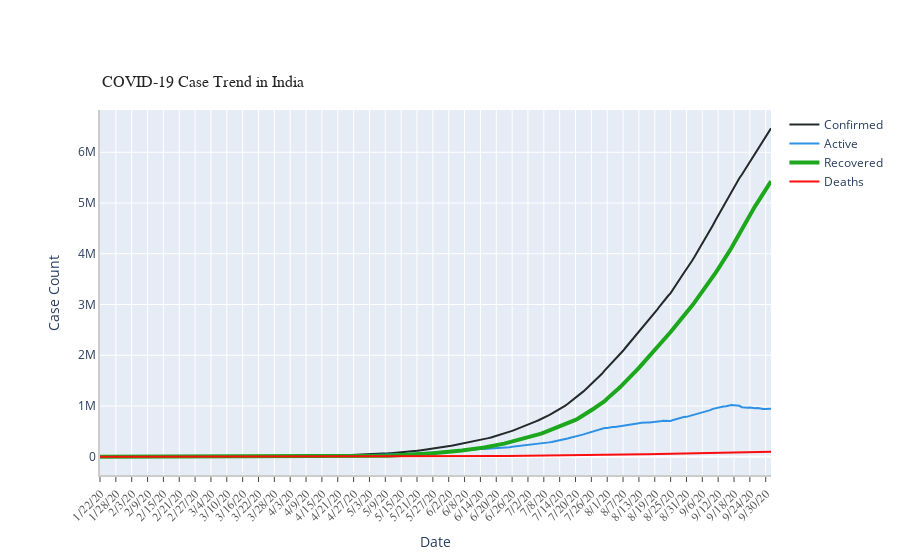

Notebook code for this chart:
### Code cell
ts_array = [confirmed_India_ts, active_India_ts, recovered_India_ts, deaths_India_ts]
labels = ['Confirmed', 'Active', 'Recovered', 'Deaths']
colors = [color_arr[5], color_arr[0], color_arr[2], color_arr[3]]
mode_size= [8, 8, 12, 8]
line_size= [2, 2, 4, 2]

fig_2= draw_plot(ts_array= ts_array,
                ts_label= labels,
                title="COVID-19 Case Trend in India",
                colors=colors, mode_size=mode_size,
                line_size=line_size,
                x_axis_title= "Date",
                y_axis_title= "Case Count",
                tickangle= 315,
                yaxis_type="",additional_annotations=[])
fig_2.show()

### Figure 1 — Plotly figure (JSON) as saved in the notebook; plotly's stock layout.template omitted (floating-point values rounded to 4 significant figures; data arrays with more than 128 entries replaced by an {"elided": "..."} marker saying what was removed)
{"data": [{"connectgaps": true, "line": {"color": "#222A2A", "width": 2}, "name": "Confirmed", "type": "scatter", "x": {"elided": "255 str values"}, "y": {"elided": "255 int values"}}, {"connectgaps": true, "line": {"color": "#2E91E5", "width": 2}, "name": "Active", "type": "scatter", "x": {"elided": "255 str values"}, "y": {"elided": "255 int values"}}, {"connectgaps": true, "line": {"color": "#1CA71C", "width": 4}, "name": "Recovered", "type": "scatter", "x": {"elided": "255 str values"}, "y": {"elided": "255 int values"}}, {"connectgaps": true, "line": {"color": "#FB0D0D", "width": 2}, "name": "Deaths", "type": "scatter", "x": {"elided": "255 str values"}, "y": {"elided": "255 int values"}}], "layout": {"annotations": [{"font": {"color": "rgb(37,37,37)", "family": "Ariel", "size": 16}, "showarrow": false, "text": "COVID-19 Case Trend in India", "x": 0, "xanchor": "left", "xref": "paper", "y": 1.05, "yanchor": "bottom", "yref": "paper"}], "autosize": true, "margin": {"autoexpand": true, "l": 100, "r": 20, "t": 110}, "showlegend": true, "xaxis": {"linecolor": "rgb(204,204,204)", "linewidth": 2, "showgrid": true, "showline": true, "showticklabels": true, "tickangle": -45, "tickfont": {"color": "rgb(82,82,82)", "family": "Ariel", "size": 12}, "ticks": "outside", "title": {"text": "Date"}}, "yaxis": {"linecolor": "rgb(204,204,204)", "linewidth": 2, "showgrid": true, "showline": true, "showticklabels": true, "title": {"text": "Case Count"}}}}
